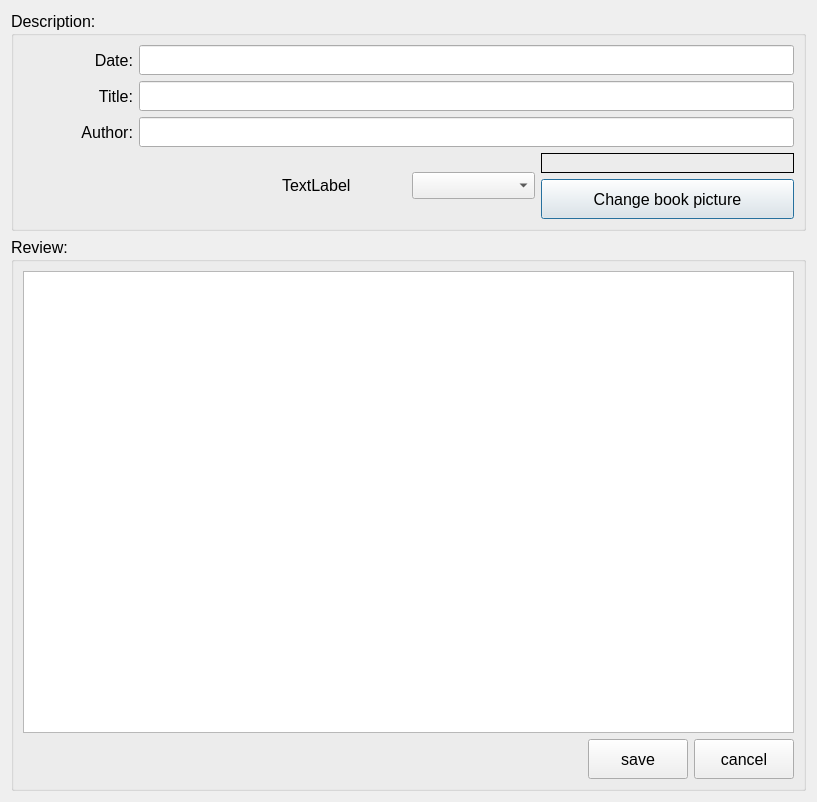
<?xml version="1.0" encoding="UTF-8"?>
<ui version="4.0">
 <class>Dialog</class>
 <widget class="QDialog" name="Dialog">
  <property name="geometry">
   <rect>
    <x>0</x>
    <y>0</y>
    <width>817</width>
    <height>802</height>
   </rect>
  </property>
  <property name="minimumSize">
   <size>
    <width>640</width>
    <height>480</height>
   </size>
  </property>
  <property name="font">
   <font>
    <pointsize>12</pointsize>
   </font>
  </property>
  <property name="windowTitle">
   <string/>
  </property>
  <layout class="QVBoxLayout" name="verticalLayout_5">
   <item>
    <widget class="QGroupBox" name="groupBox_2">
     <property name="title">
      <string>Description:</string>
     </property>
     <layout class="QVBoxLayout" name="verticalLayout">
      <item>
       <layout class="QHBoxLayout" name="horizontalLayout_9">
        <item>
         <layout class="QVBoxLayout" name="verticalLayout_3">
          <item>
           <layout class="QHBoxLayout" name="horizontalLayout_4">
            <item>
             <widget class="QLabel" name="label_4">
              <property name="minimumSize">
               <size>
                <width>110</width>
                <height>0</height>
               </size>
              </property>
              <property name="font">
               <font>
                <pointsize>12</pointsize>
               </font>
              </property>
              <property name="text">
               <string>Date:</string>
              </property>
              <property name="alignment">
               <set>Qt::AlignRight|Qt::AlignTrailing|Qt::AlignVCenter</set>
              </property>
             </widget>
            </item>
            <item>
             <widget class="QLineEdit" name="dateEdit">
              <property name="sizePolicy">
               <sizepolicy hsizetype="Expanding" vsizetype="Fixed">
                <horstretch>0</horstretch>
                <verstretch>0</verstretch>
               </sizepolicy>
              </property>
              <property name="minimumSize">
               <size>
                <width>200</width>
                <height>30</height>
               </size>
              </property>
              <property name="font">
               <font>
                <pointsize>12</pointsize>
               </font>
              </property>
             </widget>
            </item>
           </layout>
          </item>
          <item>
           <layout class="QHBoxLayout" name="horizontalLayout_3">
            <item>
             <widget class="QLabel" name="label_3">
              <property name="minimumSize">
               <size>
                <width>110</width>
                <height>0</height>
               </size>
              </property>
              <property name="font">
               <font>
                <pointsize>12</pointsize>
               </font>
              </property>
              <property name="text">
               <string>Title:</string>
              </property>
              <property name="alignment">
               <set>Qt::AlignRight|Qt::AlignTrailing|Qt::AlignVCenter</set>
              </property>
             </widget>
            </item>
            <item>
             <widget class="QLineEdit" name="titleEdit">
              <property name="sizePolicy">
               <sizepolicy hsizetype="Expanding" vsizetype="Fixed">
                <horstretch>0</horstretch>
                <verstretch>0</verstretch>
               </sizepolicy>
              </property>
              <property name="minimumSize">
               <size>
                <width>200</width>
                <height>30</height>
               </size>
              </property>
              <property name="font">
               <font>
                <pointsize>12</pointsize>
               </font>
              </property>
             </widget>
            </item>
           </layout>
          </item>
          <item>
           <layout class="QHBoxLayout" name="horizontalLayout_2">
            <item>
             <widget class="QLabel" name="label_2">
              <property name="minimumSize">
               <size>
                <width>110</width>
                <height>0</height>
               </size>
              </property>
              <property name="font">
               <font>
                <pointsize>12</pointsize>
               </font>
              </property>
              <property name="text">
               <string>Author:</string>
              </property>
              <property name="alignment">
               <set>Qt::AlignRight|Qt::AlignTrailing|Qt::AlignVCenter</set>
              </property>
             </widget>
            </item>
            <item>
             <widget class="QLineEdit" name="authorEdit">
              <property name="sizePolicy">
               <sizepolicy hsizetype="Expanding" vsizetype="Fixed">
                <horstretch>0</horstretch>
                <verstretch>0</verstretch>
               </sizepolicy>
              </property>
              <property name="minimumSize">
               <size>
                <width>200</width>
                <height>30</height>
               </size>
              </property>
              <property name="font">
               <font>
                <pointsize>12</pointsize>
               </font>
              </property>
             </widget>
            </item>
           </layout>
          </item>
          <item>
           <layout class="QHBoxLayout" name="horizontalLayout_5">
            <item>
             <layout class="QVBoxLayout" name="verticalLayout_2">
              <item>
               <widget class="Assesment" name="assesmentWidget" native="true">
                <zorder>bookCoverLabel</zorder>
                <zorder>verticalSpacer</zorder>
               </widget>
              </item>
             </layout>
            </item>
            <item>
             <layout class="QVBoxLayout" name="verticalLayout_8">
              <item>
               <layout class="QHBoxLayout" name="horizontalLayout_17">
                <item>
                 <widget class="QLabel" name="label">
                  <property name="text">
                   <string>TextLabel</string>
                  </property>
                 </widget>
                </item>
                <item>
                 <widget class="QComboBox" name="comboBox"/>
                </item>
               </layout>
              </item>
             </layout>
            </item>
            <item>
             <layout class="QVBoxLayout" name="verticalLayout_6">
              <item>
               <widget class="QLabel" name="bookCoverLabel">
                <property name="sizePolicy">
                 <sizepolicy hsizetype="Minimum" vsizetype="Minimum">
                  <horstretch>0</horstretch>
                  <verstretch>0</verstretch>
                 </sizepolicy>
                </property>
                <property name="frameShape">
                 <enum>QFrame::Box</enum>
                </property>
                <property name="text">
                 <string/>
                </property>
                <property name="pixmap">
                 <pixmap resource="resource/rsc.qrc">:/empty.png</pixmap>
                </property>
                <property name="scaledContents">
                 <bool>true</bool>
                </property>
               </widget>
              </item>
              <item>
               <widget class="QPushButton" name="changeBookCoverButton">
                <property name="minimumSize">
                 <size>
                  <width>0</width>
                  <height>40</height>
                 </size>
                </property>
                <property name="font">
                 <font>
                  <pointsize>12</pointsize>
                 </font>
                </property>
                <property name="text">
                 <string>Change book picture</string>
                </property>
               </widget>
              </item>
             </layout>
            </item>
           </layout>
          </item>
         </layout>
        </item>
       </layout>
      </item>
     </layout>
    </widget>
   </item>
   <item>
    <widget class="QGroupBox" name="groupBox">
     <property name="font">
      <font>
       <pointsize>12</pointsize>
      </font>
     </property>
     <property name="title">
      <string>Review:</string>
     </property>
     <layout class="QVBoxLayout" name="verticalLayout_4">
      <item>
       <widget class="QTextEdit" name="reviewEdit">
        <property name="minimumSize">
         <size>
          <width>0</width>
          <height>180</height>
         </size>
        </property>
        <property name="font">
         <font>
          <pointsize>12</pointsize>
         </font>
        </property>
       </widget>
      </item>
      <item>
       <layout class="QHBoxLayout" name="horizontalLayout_10">
        <item>
         <spacer name="horizontalSpacer">
          <property name="orientation">
           <enum>Qt::Horizontal</enum>
          </property>
          <property name="sizeHint" stdset="0">
           <size>
            <width>40</width>
            <height>20</height>
           </size>
          </property>
         </spacer>
        </item>
        <item>
         <widget class="QPushButton" name="okButton">
          <property name="minimumSize">
           <size>
            <width>100</width>
            <height>40</height>
           </size>
          </property>
          <property name="font">
           <font>
            <pointsize>12</pointsize>
           </font>
          </property>
          <property name="text">
           <string>save</string>
          </property>
         </widget>
        </item>
        <item>
         <widget class="QPushButton" name="cancelButton">
          <property name="minimumSize">
           <size>
            <width>100</width>
            <height>40</height>
           </size>
          </property>
          <property name="font">
           <font>
            <pointsize>12</pointsize>
           </font>
          </property>
          <property name="text">
           <string>cancel</string>
          </property>
         </widget>
        </item>
       </layout>
      </item>
     </layout>
    </widget>
   </item>
  </layout>
 </widget>
 <customwidgets>
  <customwidget>
   <class>Assesment</class>
   <extends>QWidget</extends>
   <header>assesment.h</header>
   <container>1</container>
  </customwidget>
 </customwidgets>
 <resources>
  <include location="resource/rsc.qrc"/>
 </resources>
 <connections/>
</ui>
